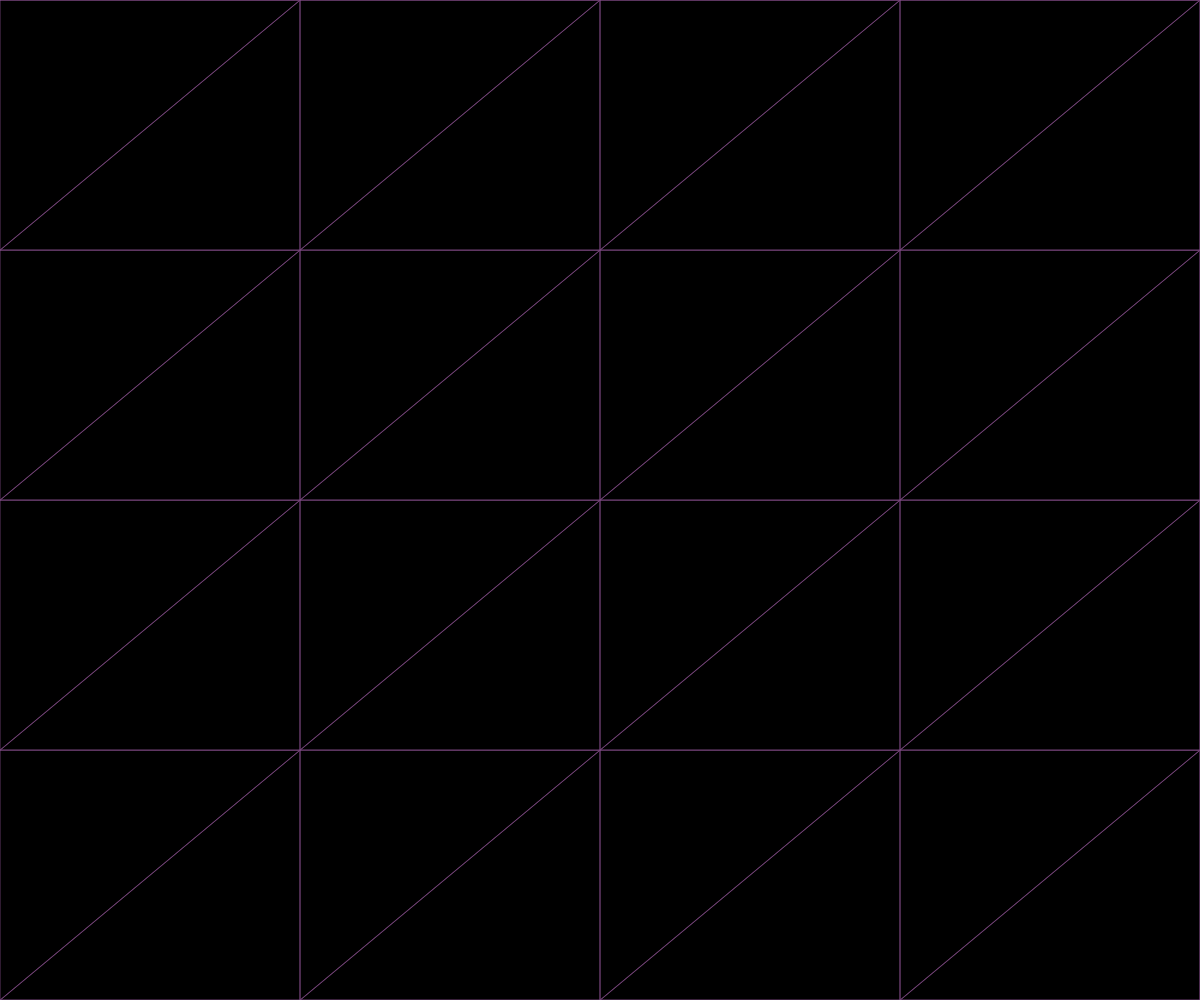
Frame 1 (no input)
Frame 60 (no input): identical to frame 1, image omitted
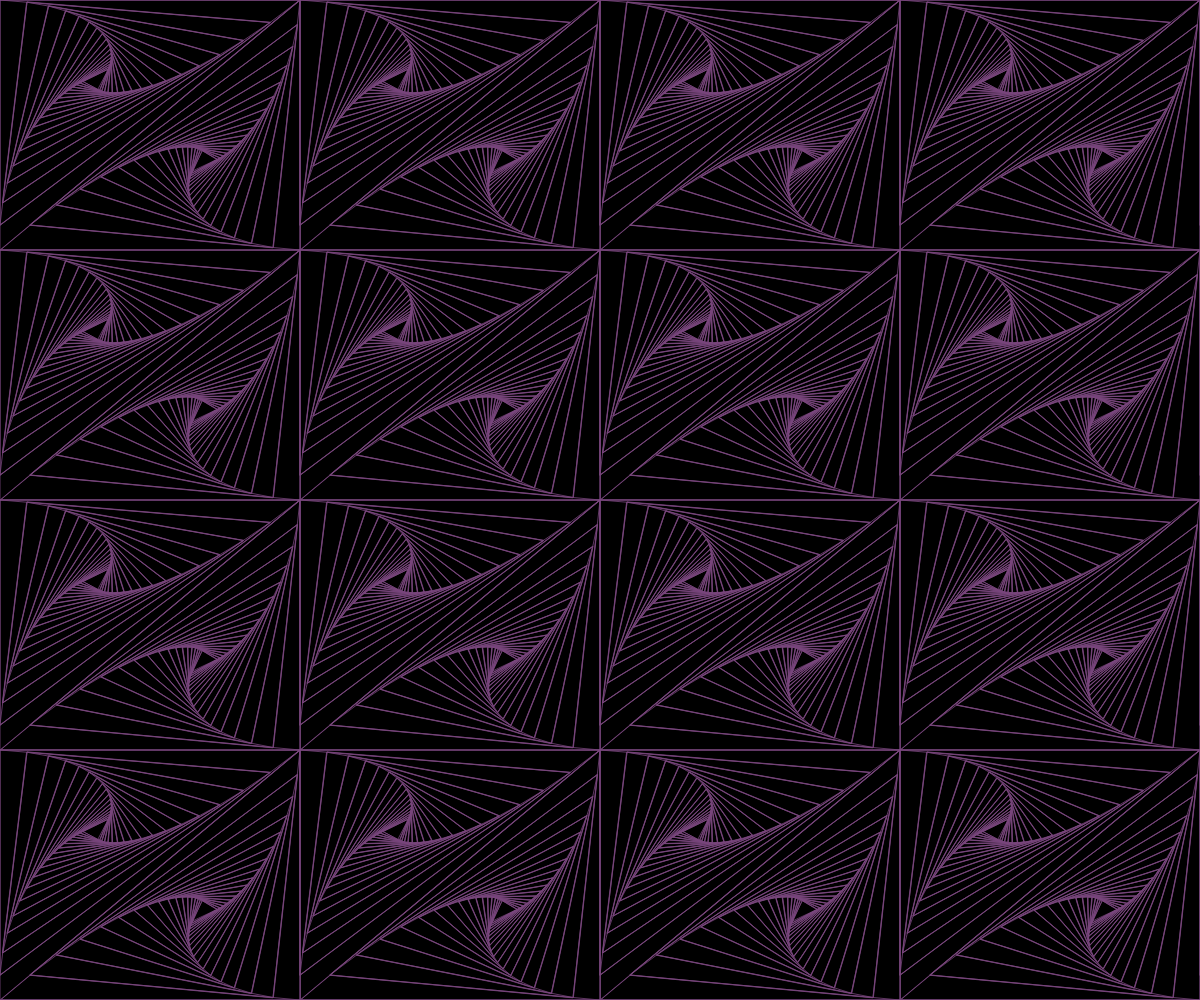
Frame 120 (the mouse pressed at the canvas centre since frame 60)

The p5.js sketch that drew these frames (run headless with seeded random() and noise() and a simulated clock; from frame 60 on, the mouse is pressed at the canvas centre):

// p5.js sketch
// ── sketch.js
class Point {
  constructor(x, y) {
    this.x = x;
    this.y = y;
  }

  clone() {
    return new Point(this.x, this.y);
  }
}

class Triangle {
  constructor(a, b, c) {
    this.a = a;
    this.b = b;
    this.c = c;
  }

  rotate() {
    let tmp = this.c;
    this.c = this.b;
    this.b = this.a;
    this.a = tmp;
    return this;
  }
}

const randint = (min, max) => {
  return round(random(min, max));
};

const innerTriangle = (triangle0, triangle1, ratio, depth) => {
  noFill();
  stroke(color0.x, color0.y, color0.z, 200);
  triangle(triangle0.a.x, triangle0.a.y, triangle0.b.x, triangle0.b.y, triangle0.c.x, triangle0.c.y);
  // stroke(color1.x, color1.y, color1.z, 200);
  triangle(triangle1.a.x, triangle1.a.y, triangle1.b.x, triangle1.b.y, triangle1.c.x, triangle1.c.y);
  triangle0.a.x += (triangle0.b.x - triangle0.a.x) / ratio;
  triangle0.a.y += (triangle0.b.y - triangle0.a.y) / ratio;
  triangle1.a.x += (triangle1.b.x - triangle1.a.x) / ratio;
  triangle1.a.y += (triangle1.b.y - triangle1.a.y) / ratio;
  if (depth) innerTriangle(triangle0.rotate(), triangle1.rotate(), ratio, --depth);
};

let fract = 4;
let effect = 0;
let ratio, depth, color0, color1;

setup = () => {
  createCanvas(windowWidth, windowHeight);
  background(0);
  color0 = createVector(randint(50, 150), randint(50, 150), randint(50, 150));
  // color1 = createVector(randint(50, 150), randint(50, 150), randint(50, 150));
};

draw = () => {
  background(0);
  ratio = ceil(20 * (mouseX / width));
  depth = floor(10 * ratio * ((height - mouseY) / height));
  for (let y = 0; y <= height + height / fract; y += height / fract) {
    for (let x = 0; x <= width + width / fract; x += width / fract) {
      let a, b, c0, c1, triangle0, triangle1;
      if (effect < 4) {
        a = new Point(x, y);
        b = new Point(x + width / fract, y - height / fract);
        c0 = new Point(x, y - height / fract);
        c1 = new Point(x + width / fract, y);
      }
      else {
        c1 = new Point(x, y);
        c0 = new Point(x + width / fract, y - height / fract);
        b = new Point(x, y - height / fract);
        a = new Point(x + width / fract, y);
      }
      switch (effect % 4) {
        case 0:
          triangle0 = new Triangle(a.clone(), c0.clone(), b.clone());
          triangle1 = new Triangle(a.clone(), b.clone(), c1.clone());
          break;
        case 1:
          triangle0 = new Triangle(a.clone(), b.clone(), c0.clone());
          triangle1 = new Triangle(a.clone(), c1.clone(), b.clone());
          break;
        case 2:
          triangle0 = new Triangle(a.clone(), c0.clone(), b.clone());
          triangle1 = new Triangle(a.clone(), c1.clone(), b.clone());
          break;
        case 3:
          triangle0 = new Triangle(a.clone(), c0.clone(), b.clone());
          triangle1 = new Triangle(a.clone(), b.clone(), c1.clone());
          break;
      }
      innerTriangle(triangle0, triangle1, ratio, depth);
    }
  }
};

windowResized = () => {
  resizeCanvas(windowWidth, windowHeight);
};

mouseClicked = () => {
  color0 = createVector(randint(50, 150), randint(50, 150), randint(50, 150));
  // color1 = createVector(randint(50, 150), randint(50, 150), randint(50, 150));
  effect = (effect + 1) % 8;
};

mouseWheel = (event) => {
  if (event.deltaY > 0 && fract < 14)
    fract += 1;
  else if (event.deltaY < 0 && fract > 1)
    fract -= 1;
};
// ── triangles_equi.js
draw = () => {
    const generateTriangle = (a, b, triangleSize, orientation, depth) => {
        const a1 = orientation == 0 ? -120 : orientation == 1 ? 120 : 0;
        const c = new Point(a.x + cos(radians(a1)) * triangleSize, a.y + sin(radians(a1)) * triangleSize);
        const tmp = new Triangle(a, b, c);
        // innerTriangle(tmp, 5, 5 ** 5);
        triangle(a.x, a.y, b.x, b.y, c.x, c.y);
        if (depth) {
            depth -= 1;
            generateTriangle(a.clone(), c.clone(), triangleSize, (orientation + 1) % 2, depth);
            generateTriangle(c.clone(), a.clone(), triangleSize, (orientation - 1) % 2, depth);
        }
    };


    const a0 = 60;//randint(30, 120);
    const a1 = 60;//randint(30, 60);
    const triangleSize = 75;

    const a = new Point(SIZE / 2, (SIZE / 2) - triangleSize / 2);
    const b = new Point(a.x - cos(radians(a0)) * triangleSize, a.y + sin(radians(a0)) * triangleSize);
    const c = new Point(a.x + cos(radians(a1)) * triangleSize, a.y + sin(radians(a1)) * triangleSize);
    const t = new Triangle(a.clone(), b.clone(), c.clone());

    innerTriangle(t, 5, 5 ** 5);

    stroke(255, 0, 0);
    generateTriangle(b.clone(), a.clone(), triangleSize, 0, 3);
    stroke(0, 255, 0);
    generateTriangle(c.clone(), b.clone(), triangleSize, 1, 3);
    stroke(0, 0, 255);
    generateTriangle(a.clone(), c.clone(), triangleSize, 2, 3);

}; 
